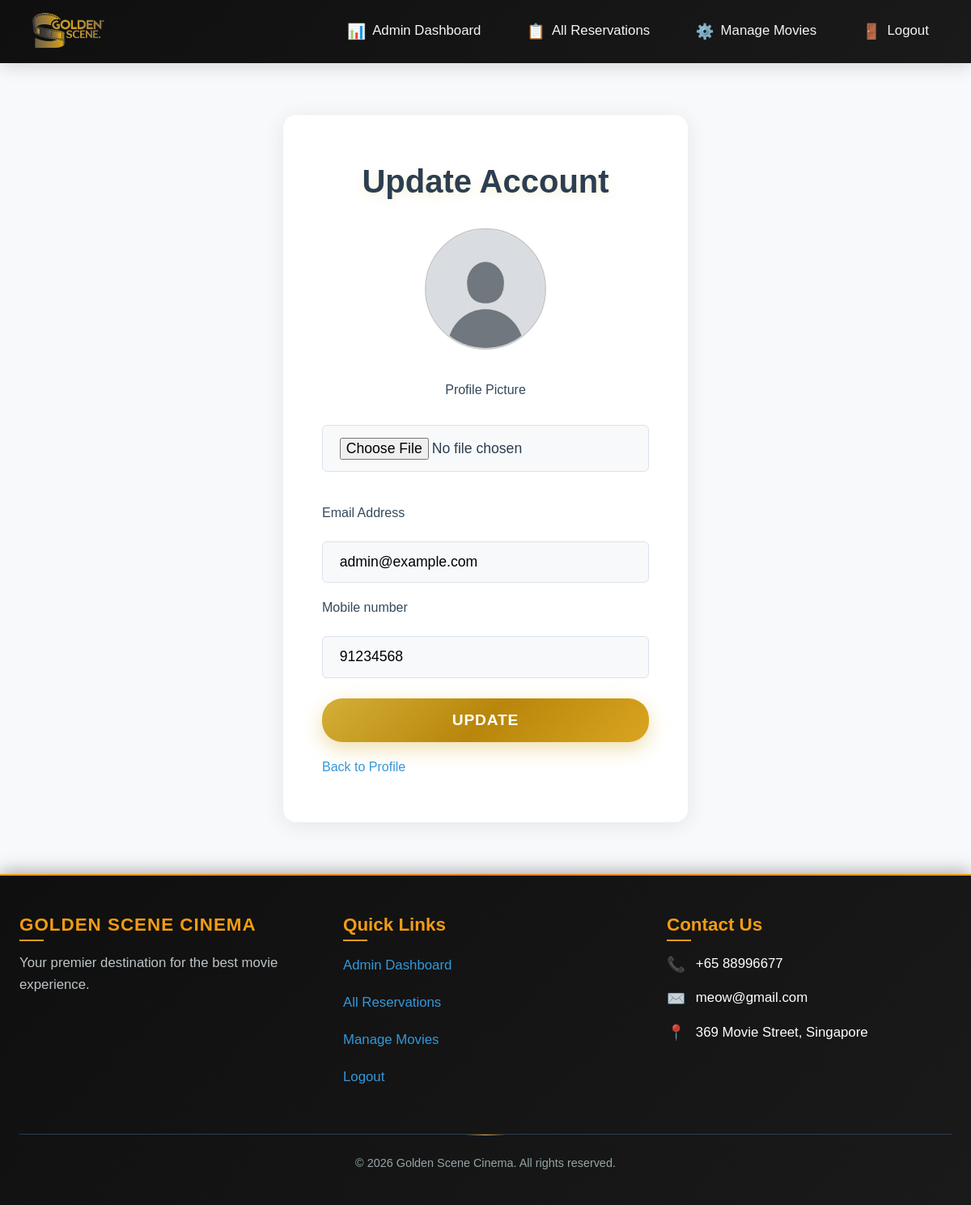
Screenshot of /update_account.php (signed in) with the database file from the repository.
### tables this page shows
CREATE TABLE IF NOT EXISTS `users` (
  `user_id` varchar(50) NOT NULL,
  `email` varchar(100) NOT NULL,
  `password` varchar(255) NOT NULL,
  `mobile` varchar(8) NOT NULL,
  `fullname` varchar(100) DEFAULT NULL,
  `is_admin` tinyint(1) NOT NULL DEFAULT '0',
  `profile_picture` varchar(255) DEFAULT 'default.jpg',
  PRIMARY KEY (`user_id`),
  UNIQUE KEY `email` (`email`)
);

### update_account.php (the view, shortened to what this page needs)
<!DOCTYPE html>
<?php
require_once 'dbinfo.php';
$user_id = $_SESSION['user_id'];
$result = $mysqli->query("SELECT email, mobile, profile_picture FROM users WHERE user_id = '$user_id'");
$user = $result->fetch_assoc();
?>
<html lang="en">
<head>
    <link rel="stylesheet" href="css/global.css">
    <link rel="stylesheet" href="css/auth.css">
</head>
<body>
    <?php require_once("header.php"); ?>
    <main>
        <section class="form-section">
            <h1 class="page-title">Update Account</h1>
            <form action="update_account_process.php" method="post" enctype="multipart/form-data">
                <?php if (!empty($user['profile_picture'])): ?>
                    <img src="images/<?php echo $user['profile_picture']; ?>" class="profile-preview" alt="Current Profile Picture">
                <?php endif; ?>
                <div class="file-input-group">
                    <label for="profile_pic">Profile Picture</label>
                    <br>
                    <input type="file" id="profile_pic" name="profile_pic">
                </div>
                <label for="email">Email Address</label>
                <input type="email" id="email" name="email" value="<?php echo htmlspecialchars($user['email']); ?>" required>
                <label for="mobile">Mobile number</label>
                <input type="text" id="mobile" name="mobile"  value="<?php echo htmlspecialchars($user['mobile']); ?>" required>
                <button type="submit" class="btn btn-primary">Update</button>
                <a href="reservations.php">Back to Profile</a>
            </form>
        </section>
    </main>
    <?php require_once("footer.php"); ?>
</body>
</html>

### css/global.css (style rules this page uses)
* { margin: 0; padding: 0; box-sizing: border-box; }
body { font-family: 'Arial', 'Helvetica', sans-serif; line-height: 1.6; color: #2c3e50; background-color: #f8f9fa; }
h1, h2, h3, h4, h5, h6 { font-weight: 600; line-height: 1.3; margin-bottom: 1rem; }
a { color: #3498db; text-decoration: none; transition: color 0.3s ease; }
label { display: block; margin-bottom: 0.25rem; font-weight: 500; }
input, select, textarea { width: 100%; padding: 0.5rem; border: 1px solid #dee2e6; border-radius: 4px; font-family: 'Arial', 'Helvetica', sans-serif; transition: border-color 0.3s ease; }
.page-title { font-size: 3rem; font-weight: 800; color: black; text-align: center; margin-bottom: 1rem; text-shadow: 0 4px 12px rgba(212, 175, 55, 0.2); }

### css/auth.css (style rules this page uses)
.btn { display: inline-block; padding: 14px 28px; border: none; border-radius: 25px; font-size: 14px; font-weight: 600; cursor: pointer; transition: all 0.3s cubic-bezier(0.4, 0, 0.2, 1); text-transform: uppercase; letter-spacing: 0.8px; position: relative; overflow: hidden; text-decoration: none; }
.btn-primary { background: linear-gradient(135deg, #d4af37 0%, #b8860b 50%, #daa520 100%); color: white; box-shadow: 0 8px 25px rgba(212, 175, 55, 0.4); }
.btn-primary::before { content: ''; position: absolute; top: 0; left: -100%; width: 100%; height: 100%; background: linear-gradient(90deg, transparent, rgba(255, 255, 255, 0.3), transparent); transition: left 0.5s; }
.auth-form-section, .form-section { max-width: 400px; margin: 3rem auto; background: #fff; border-radius: 12px; box-shadow: 0 4px 24px rgba(44,62,80,0.10); padding: 2.5rem 2rem 2rem 2rem; display: flex; flex-direction: column; align-items: center; }
.auth-form-section h1, .form-section h1 { font-size: 2rem; margin-bottom: 1.5rem; color: #2c3e50; font-weight: 600; text-align: center; }
.auth-form-section form, .form-section form { width: 100%; display: flex; flex-direction: column; gap: 1.1rem; }
.auth-form-section label, .form-section label { font-weight: 500; margin-bottom: 0.3rem; color: #34495e; }
.auth-form-section input, .form-section input { padding: 0.7rem 1rem; border: 1px solid #dbe2ef; border-radius: 6px; font-size: 1rem; background: #f8f9fa; transition: border-color 0.2s; }
.auth-form-section button, .form-section button { margin-top: 0.5rem; width: 100%; }
.auth-form-section a, .form-section a { color: #3498db; text-decoration: none; font-weight: 500; }
.profile-preview { width: 150px; height: 150px; border-radius: 50%; object-fit: cover; display: block; margin: 0 auto 20px auto; border: 2px solid #ccc; }
.file-input-group { margin-bottom: 20px; text-align: center; }
@media (min-width: 1200px) { .auth-form-section, .form-section { max-width: 500px; margin: 4rem auto; padding: 3.5rem 3rem; border-radius: 16px; } }
@media (min-width: 1200px) { .auth-form-section h1, .form-section h1 { font-size: 2.5rem; margin-bottom: 2rem; } }
@media (min-width: 1200px) { .auth-form-section input, .form-section input { padding: 0.9rem 1.3rem; font-size: 1.1rem; } }
@media (min-width: 1200px) { .auth-form-section button, .form-section button { padding: 1rem 0; font-size: 1.2rem; } }

### rows the page displays
users: profile_picture (placeholder picture), email "admin@example.com", mobile "91234568"
